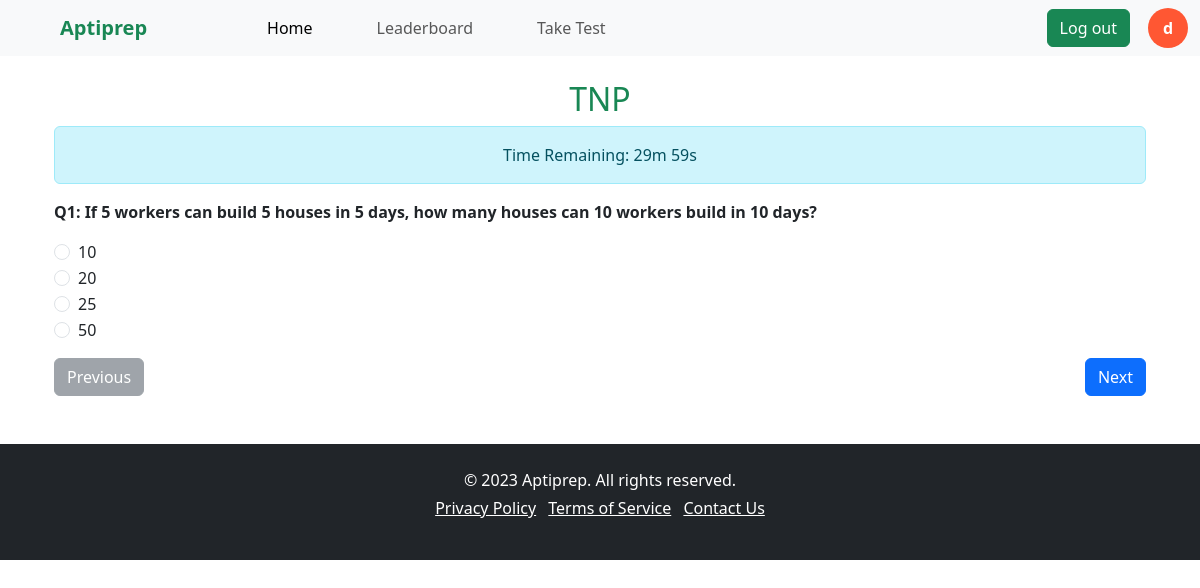
/quizzes/1/start/ (signed in), run on the app's committed database.
### users/models.py (models this page shows, shortened)
class CustomUser(AbstractUser):
    ROLE_CHOICES = [
        ('student', 'Student'),
        ('faculty', 'Faculty'),
    ]
    role = models.CharField(max_length=10, choices=ROLE_CHOICES, default='student')

### quizzes/models.py (models this page shows, shortened)
class Quiz(models.Model):
    title = models.CharField(max_length=200)
    category = models.CharField(max_length=100, choices=[("Aptitude", "Aptitude"), ("Coding", "Coding"), ("Logical", "Logical")])
    created_by = models.ForeignKey(CustomUser, on_delete=models.CASCADE, limit_choices_to={'role': 'faculty'})
    created_at = models.DateTimeField(auto_now_add=True)
    duration = models.IntegerField(help_text="Duration in minutes")

class Question(models.Model):
    quiz = models.ForeignKey(Quiz, on_delete=models.CASCADE, related_name="questions")
    text = models.TextField()
    question_type = models.CharField(max_length=20, choices=[("MCQ", "MCQ"), ("True/False", "True/False")])

class Option(models.Model):
    question = models.ForeignKey(Question, on_delete=models.CASCADE, related_name="options")
    text = models.CharField(max_length=300)
    is_correct = models.BooleanField(default=False)

### quizzes/views.py (the view)
# urls.py: path("<int:quiz_id>/start/", views.start_quiz, name="start_quiz"),  # Student starts quiz
@login_required
def start_quiz(request, quiz_id):
    quiz = get_object_or_404(Quiz, id=quiz_id)
    questions = quiz.questions.all()
    return render(request, "quizzes/start_quiz.html", {"quiz": quiz, "questions": questions})

### templates/quizzes/start_quiz.html (shortened to what this page needs)
{% extends 'base.html' %}
{% block content %}
<div class="container mt-4">
    <h2 class="text-center text-success">{{ quiz.title }}</h2>
    <div id="timer" class="alert alert-info text-center" role="alert">
      Time Remaining: <span id="timeLeft"></span>
    </div>
    <form id="quizForm" method="post" action="{% url 'submit_quiz' quiz.id %}">
        {% for question in questions %}
        <div class="question-container" style="display: none;">
            <div class="mb-3">
                <p class="fw-bold">Q{{ forloop.counter }}: {{ question.text }}</p>
                {% for option in question.options.all %}
                <div class="form-check">
                    <input class="form-check-input" type="radio"
                           name="question_{{ question.id }}"
                           id="option_{{ option.id }}"
                           value="{{ option.id }}">
                    <label class="form-check-label" for="option_{{ option.id }}">
                        {{ option.text }}
                    </label>
                </div>
                {% endfor %}
            </div>
        </div>
        {% endfor %}
        <div class="d-flex justify-content-between mt-3">
            <button type="button" id="prevBtn" class="btn btn-secondary" onclick="changeQuestion(-1)" disabled>Previous</button>
            <button type="button" id="nextBtn" class="btn btn-primary" onclick="changeQuestion(1)">Next</button>
        </div>
    </form>
</div>
{% endblock %}

### templates/base.html (shortened to what this page needs)
{% load static %}
<!DOCTYPE html>
<html lang="en">
<head>
  <link rel="stylesheet" href="{% static 'css/styles.css' %}">
  <link rel="stylesheet" href="https://cdn.jsdelivr.net/npm/bootstrap@5.3.0/dist/css/bootstrap.min.css">
</head>
<body>
<nav class="navbar navbar-expand-lg bg-body-tertiary sticky-top">
  <div class="container-fluid">
    <a class="navbar-brand text-success ms-5 fw-bold" href="/">Aptiprep</a>
    <div class="collapse navbar-collapse" id="navbarSupportedContent">
      <ul class="navbar-nav me-auto mb-2 mb-lg-0 ms-5">
        <li class="nav-item ms-5">
          <a class="nav-link active" aria-current="page" href="/">Home</a>
        </li>
        {% if user.is_authenticated %}
        <li class="nav-item ms-5">
          <a class="nav-link" href="{% url 'global_leaderboard' %}">Leaderboard</a>
        </li>
        {% if user.role == "faculty" %}
        <li class="nav-item ms-5">
          <a class="nav-link" href="{% url 'create_quiz' %}">Create Test</a>
        </li>
        {% else %}
        <li class="nav-item ms-5">
          <a class="nav-link" href="{% url 'quiz_list' %}">Take Test</a>
        </li>
        {% endif %}
        {% endif %}
      </ul>
      {% if user.is_authenticated %}
      <form action="{% url 'logout' %}" method="post" style="display: inline;">
        <button type="submit" class="btn btn-success mx-about me-2 hover-bg-black">Log out</button>
      </form>
      <a href="{% url 'profile' %}" class="profile-icon" id="profileIcon">
        {{ user.username|slice:":1" }}
      </a>
      {% else %}
      <button class="btn btn-success mx-about me-2 hover-bg-black" type="button" onclick="window.location.href='/users/login'">Log in</button>
      <button class="btn btn-success hover-bg-black" type="button" onclick="window.location.href='/users/register'">Sign in</button>
      {% endif %}
    </div>
  </div>
</nav>
<div class="container mt-4">
  {% block content %}{% endblock %}
</div>
<footer class="bg-dark text-white text-center py-4 mt-5">
  <div class="container">
    <p class="mb-1">&copy; 2023 Aptiprep. All rights reserved.</p>
    <ul class="list-inline">
      <li class="list-inline-item"><a href="#" class="text-white">Privacy Policy</a></li>
      <li class="list-inline-item"><a href="#" class="text-white">Terms of Service</a></li>
      <li class="list-inline-item"><a href="#" class="text-white">Contact Us</a></li>
    </ul>
  </div>
</footer>
</body>
</html>

### templates/base.html (style rules this page uses)
.profile-icon { display: inline-block; width: 40px; height: 40px; border-radius: 50%; background-color: #ccc; color: #fff; text-align: center; line-height: 40px; font-weight: bold; margin-left: 10px; text-decoration: none; }

### data on the page
CustomUser: username "d"
Quiz: title "TNP"
Question: text "If 5 workers can build 5 houses in 5 days, how many houses can 10 workers build in 10 days?"
Option: text "10"
Option: text "20"
Option: text "25"
Option: text "50"
